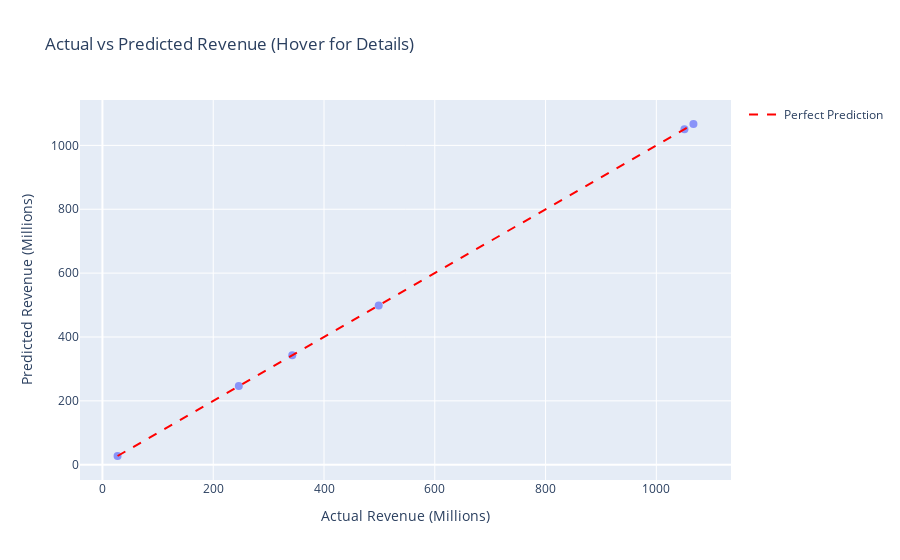

Here is the notebook cell this chart was saved with:
### Code cell
polynomial_regression_genre_and_rated(6, df_clean, "Comedy", "G", True, True, True)
# a perfect model, but not really because there are only 6 data points

### Figure 1 — Plotly figure (JSON) as saved in the notebook; plotly's stock layout.template omitted (floating-point values rounded to 4 significant figures)
{"data": [{"customdata": [["Title: Toy Story 3<br>Genre: Comedy<br>Rated: G<br>Actual: $1066.97M<br>Predicted: $1066.97M"], ["Title: Ramona and Beezus<br>Genre: Comedy<br>Rated: G<br>Actual: $27.29M<br>Predicted: $27.29M"], ["Title: Alvin and the Chipmunks: Chipwrecked<br>Genre: Comedy<br>Rated: G<br>Actual: $342.7M<br>Predicted: $342.7M"], ["Title: Rio 2<br>Genre: Comedy<br>Rated: G<br>Actual: $498.78M<br>Predicted: $498.78M"], ["Title: The Peanuts Movie<br>Genre: Comedy<br>Rated: G<br>Actual: $246.23M<br>Predicted: $246.23M"], ["Title: Aladdin<br>Genre: Comedy<br>Rated: G<br>Actual: $1050.69M<br>Predicted: $1050.7M"]], "hovertemplate": "Actual Revenue (Millions)=%{x}<br>Predicted Revenue (Millions)=%{y}<br>hover_info=%{customdata[0]}<extra></extra>", "legendgroup": "", "marker": {"color": "#636efa", "opacity": 0.7, "size": 8, "symbol": "circle"}, "mode": "markers", "name": "", "orientation": "v", "showlegend": false, "type": "scatter", "x": [1067.0, 27.29, 342.7, 498.8, 246.2, 1051.0], "xaxis": "x", "y": [1067.0, 27.29, 342.7, 498.8, 246.2, 1051.0], "yaxis": "y"}, {"line": {"color": "red", "dash": "dash"}, "marker": {"opacity": 0.7, "size": 8}, "mode": "lines", "name": "Perfect Prediction", "type": "scatter", "x": [27.29, 1067.0], "y": [27.29, 1067.0]}], "layout": {"legend": {"tracegroupgap": 0}, "title": {"text": "Actual vs Predicted Revenue (Hover for Details)"}, "xaxis": {"anchor": "y", "domain": [0, 1], "title": {"text": "Actual Revenue (Millions)"}}, "yaxis": {"anchor": "x", "domain": [0, 1], "title": {"text": "Predicted Revenue (Millions)"}}}}
